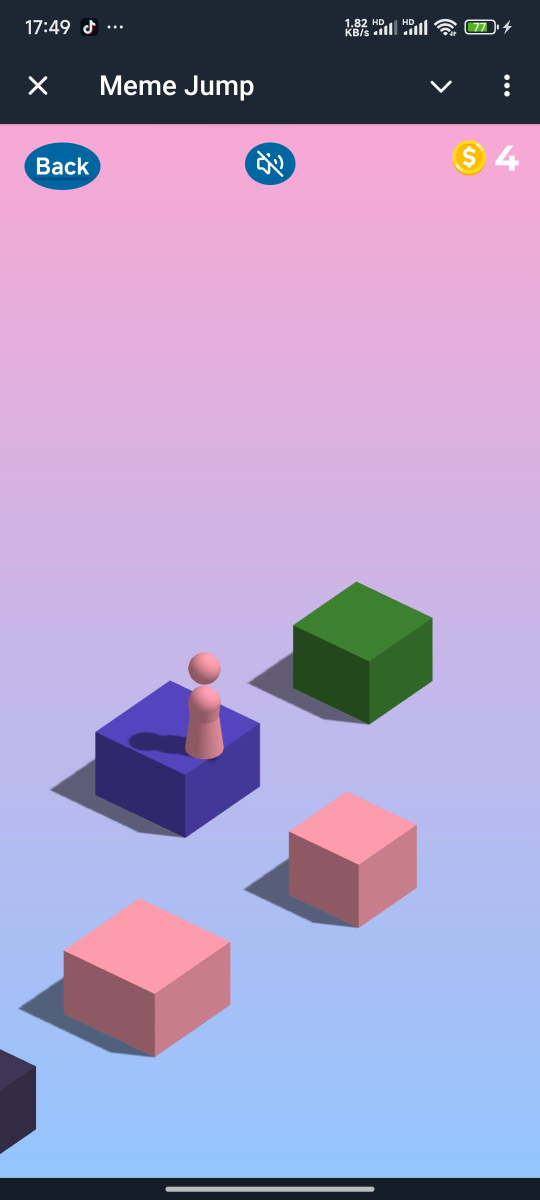
#> input picture 4.png, 1080 x 2400 px (shown at 1/2 size)
$ python avator_match.py
#> lines starting #> are read from the running program, lines starting #| are printed output that depends on the picture
import cv2


def test():
    # 加载图像和模板
    image = cv2.imread("output.png")
    template = cv2.imread("avator.png")

    # 执行模板匹配
    result = cv2.matchTemplate(image, template, cv2.TM_CCOEFF_NORMED)

    # 寻找最佳匹配位置
    min_val, max_val, min_loc, max_loc = cv2.minMaxLoc(result)

    # 绘制结果
    top_left = max_loc
    bottom_right = (top_left[0] + template.shape[1], top_left[1] + template.shape[0])
    cv2.rectangle(image, top_left, bottom_right, (0, 0, 255), 4)

    # 显示结果
    image = cv2.resize(image, (int(1080 * 0.4), int(2400 * 0.4)))
    cv2.imshow("Result", image)
    cv2.waitKey(0)
    cv2.destroyAllWindows()


def get_avator(input_file):
#> called with input_file = '4.png'
    image = cv2.imread(input_file)
#> image is the input picture: shape (2400, 1080, 3); mean B, G, R 196.2, 155.3, 170.6
    template = cv2.imread("avator.png")
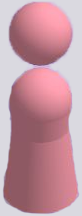
#> input picture avator.png, 82 x 216 px
#> template is the input picture: shape (216, 82, 3); mean B, G, R 160, 148.4, 195.3
    result = cv2.matchTemplate(image, template, cv2.TM_CCOEFF_NORMED)
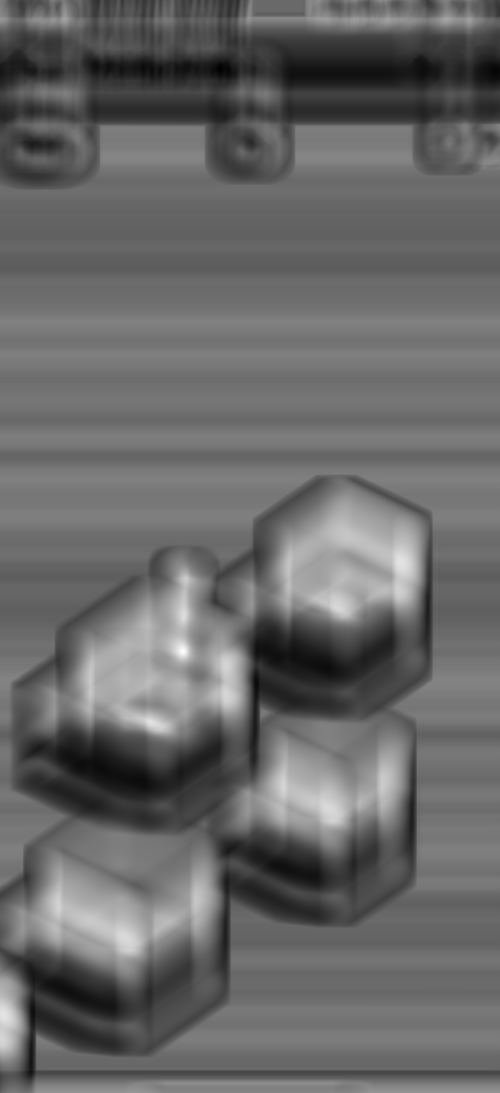
#> result: shape (2185, 999) float32 (shown at 1/2 size); min -0.408, max 0.579, mean -0.00546; drawn with min black and max white
    min_val, max_val, min_loc, max_loc = cv2.minMaxLoc(result)
#> min_val = -0.408; max_val = 0.579; min_loc = (440, 136); max_loc = (366, 1303)
    top_left = max_loc
#> top_left = (366, 1303)
    bottom_right = (top_left[0] + template.shape[1], top_left[1] + template.shape[0])
#> bottom_right = (448, 1519)
    return (
        int(int(top_left[0] + bottom_right[0]) / 2),
        int(int(bottom_right[1])),
    )


if __name__ == "__main__":
    print(get_avator("4.png"))
